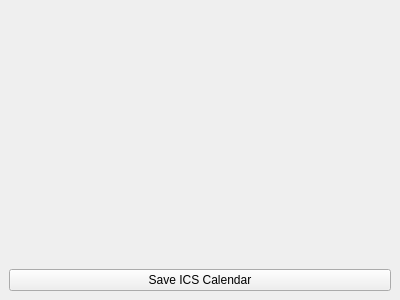
<?xml version="1.0" encoding="UTF-8"?>
<ui version="4.0">
 <class>MainWindow</class>
 <widget class="QMainWindow" name="MainWindow">
  <property name="geometry">
   <rect>
    <x>0</x>
    <y>0</y>
    <width>400</width>
    <height>300</height>
   </rect>
  </property>
  <property name="windowTitle">
   <string>ICS Generator</string>
  </property>
  <widget class="QWidget" name="centralWidget">
   <layout class="QVBoxLayout" name="verticalLayout">
    <property name="spacing">
     <number>0</number>
    </property>
    <property name="leftMargin">
     <number>0</number>
    </property>
    <property name="topMargin">
     <number>0</number>
    </property>
    <property name="rightMargin">
     <number>0</number>
    </property>
    <property name="bottomMargin">
     <number>0</number>
    </property>
    <item>
     <layout class="QHBoxLayout" name="horizontalLayout">
      <property name="spacing">
       <number>0</number>
      </property>
      <item>
       <widget class="FormEvent" name="widget_event" native="true"/>
      </item>
      <item>
       <widget class="FormRecurrence" name="widget_recurrence" native="true"/>
      </item>
     </layout>
    </item>
    <item>
     <layout class="QHBoxLayout" name="horizontalLayout_2">
      <property name="leftMargin">
       <number>9</number>
      </property>
      <property name="topMargin">
       <number>0</number>
      </property>
      <property name="rightMargin">
       <number>9</number>
      </property>
      <property name="bottomMargin">
       <number>9</number>
      </property>
      <item>
       <widget class="QPushButton" name="pushButton_save">
        <property name="text">
         <string>Save ICS Calendar</string>
        </property>
       </widget>
      </item>
     </layout>
    </item>
   </layout>
  </widget>
  <widget class="QMenuBar" name="menuBar">
   <property name="geometry">
    <rect>
     <x>0</x>
     <y>0</y>
     <width>400</width>
     <height>21</height>
    </rect>
   </property>
  </widget>
 </widget>
 <layoutdefault spacing="6" margin="11"/>
 <customwidgets>
  <customwidget>
   <class>FormEvent</class>
   <extends>QWidget</extends>
   <header>formevent.h</header>
   <container>1</container>
  </customwidget>
  <customwidget>
   <class>FormRecurrence</class>
   <extends>QWidget</extends>
   <header>formrecurrence.h</header>
   <container>1</container>
  </customwidget>
 </customwidgets>
 <resources/>
 <connections/>
</ui>
